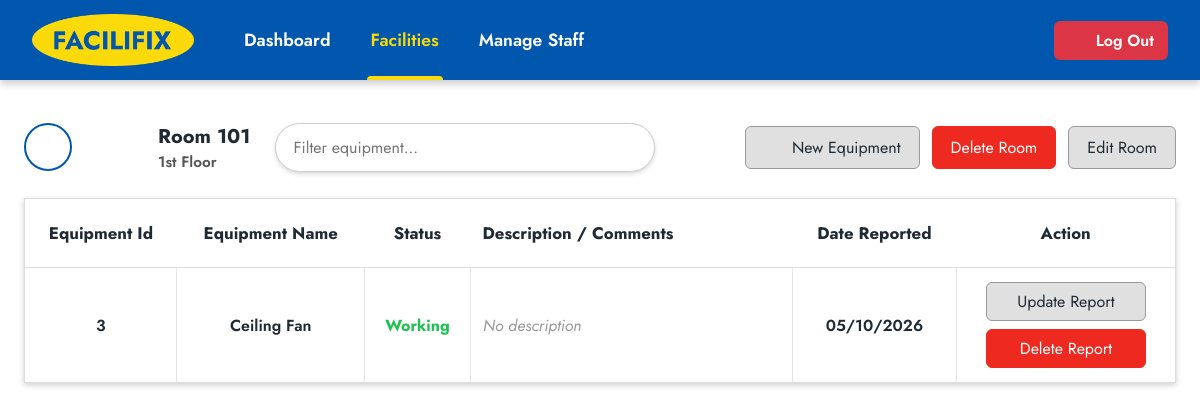
The page /room.php?id=2 (signed in) on the database its author committed.
### tables this page shows
CREATE TABLE `rooms` (
  `id` int(11) NOT NULL,
  `room_name` varchar(100) NOT NULL,
  `room_tag` enum('1st Floor','2nd Floor','3rd Floor','4th Floor') DEFAULT NULL,
  `room_icon` enum('office','staff','student','computer_lab') NOT NULL DEFAULT 'student',
  `building` varchar(100) DEFAULT NULL,
  `created_at` timestamp NOT NULL DEFAULT current_timestamp()
);

CREATE TABLE `equipment` (
  `id` int(11) NOT NULL,
  `room_id` int(11) NOT NULL,
  `equipment_name` varchar(150) NOT NULL,
  `status` enum('Working','Broken','Missing') NOT NULL DEFAULT 'Working',
  `description` text DEFAULT NULL,
  `image` varchar(40) DEFAULT NULL,
  `created_at` timestamp NOT NULL DEFAULT current_timestamp(),
  `updated_at` timestamp NOT NULL DEFAULT current_timestamp() ON UPDATE current_timestamp()
);

### room.php (the view, shortened to what this page needs)
<?php
include 'db.php';
include 'partials.php';
$room_id = (int)($_GET['id'] ?? 0);
$stmt = $conn->prepare("SELECT id, room_name, room_tag, room_icon FROM rooms WHERE id = ?");
$stmt->bind_param("i", $room_id);
$stmt->execute();
$room = $stmt->get_result()->fetch_assoc();
$eq_stmt = $conn->prepare(
    "SELECT id, equipment_name, status, description, created_at, updated_at
     FROM equipment WHERE room_id = ? ORDER BY id DESC"
);
$eq_stmt->bind_param("i", $room_id);
$eq_stmt->execute();
$equipment = $eq_stmt->get_result()->fetch_all(MYSQLI_ASSOC);
$icon_key = $room_icon_options[$room['room_icon']]['icon'] ?? 'graduation';
?>
<!DOCTYPE html>
<html lang="en">
<head>
    <link href="base.css" rel="stylesheet">
    <link href="facilities.css" rel="stylesheet">
    <link href="room.css" rel="stylesheet">
    <link href="modal.css" rel="stylesheet">
</head>
<body>
        <main class="page">
            <div class="room-head">
                <div class="room-title">
                    <span class="room-title-icon"><?php echo icon($icons[$icon_key]); ?></span>
                    <span class="room-title-text">
                        <strong><?php echo htmlspecialchars($room['room_name']); ?></strong>
                        <small><?php echo htmlspecialchars($room['room_tag'] ?: 'No tag'); ?></small>
                    </span>
                </div>
                <div class="search-box">
                    <input type="text" id="equipmentSearch" placeholder="Filter equipment..." autocomplete="off" aria-label="Filter equipment">
                </div>
                <div class="room-actions">
                    <a href="equipment_form.php?room_id=<?php echo $room_id; ?>" class="btn btn-gray">
                        <?php echo icon($icons['plus']); ?> New Equipment
                    </a>
                    <form method="POST" action="delete_room.php">
                        <button type="submit" class="btn btn-red"
                                data-confirm-title="Delete this room?"
                                data-confirm="This will permanently delete &quot;<?php echo htmlspecialchars($room['room_name']); ?>&quot; and all of its equipment. This cannot be undone."
                                data-confirm-ok="Delete Room">Delete Room</button>
                    </form>
                    <a href="add_room.php?id=<?php echo $room_id; ?>" class="btn btn-gray">Edit Room</a>
                </div>
            </div>
            <div class="table-wrap">
                <table class="equipment-table">
                    <thead>
                        <tr>
                            <th>Equipment Id</th>
                            <th>Equipment Name</th>
                            <th>Status</th>
                            <th class="col-desc">Description / Comments</th>
                            <th>Date Reported</th>
                            <th>Action</th>
                        </tr>
                    </thead>
                    <tbody id="equipmentBody">
                        <?php foreach ($equipment as $item): ?>
                            <?php
                            $status_class = htmlspecialchars(strtolower($item['status']));
                            $reported = $item['updated_at'] ?: $item['created_at'];
                            $search_text = strtolower($item['id'] . ' ' . $item['equipment_name'] . ' ' . $item['status'] . ' ' . ($item['description'] ?? ''));
                            ?>
                            <tr class="eq-row" data-search="<?php echo htmlspecialchars($search_text); ?>">
                                <td><?php echo (int)$item['id']; ?></td>
                                <td class="eq-name"><?php echo htmlspecialchars($item['equipment_name']); ?></td>
                                <td><span class="status status-<?php echo $status_class; ?>"><?php echo htmlspecialchars($item['status']); ?></span></td>
                                <td class="col-desc">
                                    <?php if (trim((string)$item['description']) !== ''): ?>
                                        <span class="desc"><?php echo htmlspecialchars($item['description']); ?></span>
                                    <?php else: ?>
                                        <span class="desc-empty">No description</span>
                                    <?php endif; ?>
                                </td>
                                <td><?php echo date('d/m/Y', strtotime($reported)); ?></td>
                                <td>
                                    <div class="row-actions">
                                        <a href="equipment_form.php?room_id=<?php echo $room_id; ?>&amp;id=<?php echo (int)$item['id']; ?>" class="btn btn-gray btn-block">Update Report</a>
                                        <form method="POST" action="delete_equipment.php">
                                            <button type="submit" class="btn btn-red btn-block"
                                                    data-confirm-title="Delete this report?"
                                                    data-confirm="Delete &quot;<?php echo htmlspecialchars($item['equipment_name']); ?>&quot; (ID <?php echo (int)$item['id']; ?>) from this room? This cannot be undone."
                                                    data-confirm-ok="Delete Report">Delete Report</button>
                                        </form>
                                    </div>
                                </td>
                            </tr>
                        <?php endforeach; ?>
                    </tbody>
                </table>
            </div>
        </main>
</body>
</html>

### base.css (style rules this page uses)
:root { --blue: #0057AD; --blue-dark: #004a94; --blue-darker: #003f7d; --yellow: #FBDA0C; --ink: #202a35; --topbar-h: 80px; }
* { margin: 0; padding: 0; box-sizing: border-box; }
body { font-family: 'Jost', sans-serif; color: var(--ink); background: #fff; min-height: 100vh; }
.page { width: min(100% - 48px, 1200px); margin: 0 auto; padding: 40px 0 64px; }
.btn { display: inline-flex; align-items: center; justify-content: center; gap: 8px; padding: 9px 18px; font: inherit; text-decoration: none; border: 1px solid transparent; border-radius: 6px; cursor: pointer; transition: background 140ms ease, border-color 140ms ease, transform 140ms ease; }
.btn-gray { color: var(--ink); background: #e0e0e0; border-color: #999; }
.btn-red { color: #fff; background: #ee2a20; border-color: #ee2a20; }
.btn-block { width: 100%; }

### facilities.css (style rules this page uses)
.search-box { position: relative; flex: 1 1 320px; max-width: 600px; }
.search-box input { width: 100%; padding: 12px 46px 12px 18px; font: inherit; border: 1px solid #ccc; border-radius: 999px; box-shadow: 0 2px 4px rgba(0, 0, 0, 0.15); }

### room.css (style rules this page uses)
.room-head { display: flex; align-items: center; flex-wrap: wrap; gap: 16px 24px; margin: 0 0 24px; }
.room-title { display: flex; align-items: center; gap: 14px; min-width: 0; }
.room-title-text { display: flex; flex-direction: column; min-width: 0; }
.room-title-text strong { font-size: 1.25rem; overflow-wrap: anywhere; }
.room-title-text small { font-size: 0.95rem; font-weight: 600; color: #555; }
.room-head .search-box { flex: 1 1 260px; max-width: 380px; }
.room-actions { display: flex; align-items: center; flex-wrap: wrap; gap: 12px; margin-left: auto; }
.room-actions form { margin: 0; }
.table-wrap { overflow-x: auto; background: #fff; border: 1px solid #ddd; box-shadow: 0 2px 6px rgba(0, 0, 0, 0.2); }
.equipment-table { width: 100%; min-width: 860px; border-collapse: collapse; }
.equipment-table th { padding: 22px 12px; font-size: 1.05rem; font-weight: 700; text-align: center; border-bottom: 1px solid #ddd; }
.equipment-table td { padding: 14px 12px; text-align: center; font-weight: 600; vertical-align: middle; border-top: 1px solid #e6e6e6; border-left: 1px solid #e6e6e6; }
.equipment-table td:first-child { border-left: 0; }
.equipment-table .col-desc { width: 28%; text-align: left; }
.equipment-table td.col-desc { font-weight: 400; }
.desc-empty { color: #999; font-style: italic; }
.status { font-weight: 700; }
.status-working { color: #1fc152; }
.row-actions { display: flex; flex-direction: column; gap: 8px; width: 160px; margin: 0 auto; }
.row-actions form { margin: 0; }
.row-actions .btn { padding: 7px 12px; font-weight: 400; }

### rows shown on the page
rooms: room_name "Room 101", room_tag "1st Floor"
equipment: id "3", equipment_name "Ceiling Fan", status "Working", shows "No description", updated_at "05/10/2026"

### other values the page prints
$link[1] "Dashboard"
$link[1] "Facilities"
$link[1] "Manage Staff"
